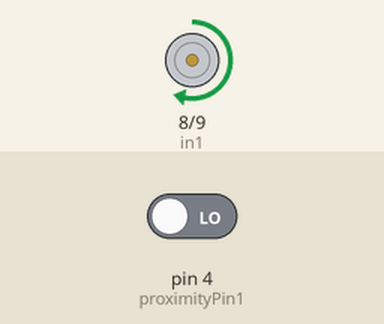
This sketch was run on a simulated Arduino Uno, built with avr-gcc and run on an emulated ATmega328P. Parts: motor-driver pin pairs drawn as motors (green arrow = first pin HIGH = forward, orange = second pin HIGH = backward, longer = more drive, scaled by the enable pin). The inputs (shaded band) are chosen by the test bench; at power-on: pin 4 (proximityPin1) LOW.

Above: at 1.2 s.
1.3 s: pin 4 (proximityPin1) driven HIGH
At 1.9 s:
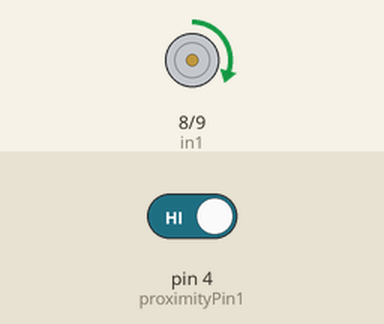
2.8 s: pin 4 (proximityPin1) driven LOW
At 3.7 s:
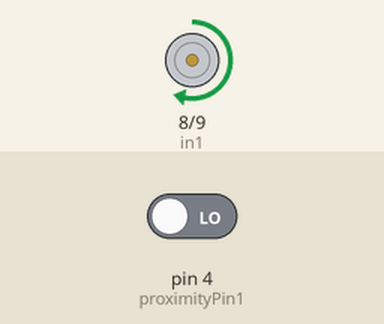
Timing chart, 0 to 5.8 s (numbered marks = the images above; inputs shaded):
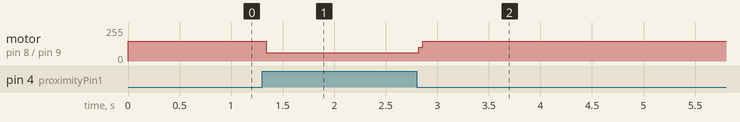

The sketch:

Conveyor_belt_arduino_code.ino
```cpp
int in1 = 8;
int in2 = 9;
int enable = 3;
int proximityPin1 = 4;
int ObjectInPlace;


void setup() {
  pinMode(in1, OUTPUT);
  pinMode(in2, OUTPUT);
  pinMode(enable, OUTPUT);
  pinMode(proximityPin1, INPUT);
  // put your setup code here, to run once:
}

void loop() {
  // put your main code here, to run repeatedly:
  analogWrite(enable, 150);
  digitalWrite(in1, HIGH);
  digitalWrite(in2, LOW);
  ObjectInPlace = digitalRead(proximityPin1);
  if (ObjectInPlace == HIGH) {
    // Object is in place, stop the motor
    digitalWrite(in1, LOW);
    digitalWrite(in2, LOW);
  }
}
```

Measured:
- after the input at 1.3 s, motor on pin 8 (in1) / pin 9 (in2): forward 150/255 → forward 61/255 at once
- after the input at 2.8 s, motor on pin 8 (in1) / pin 9 (in2): forward 61/255 → forward 150/255 at once
